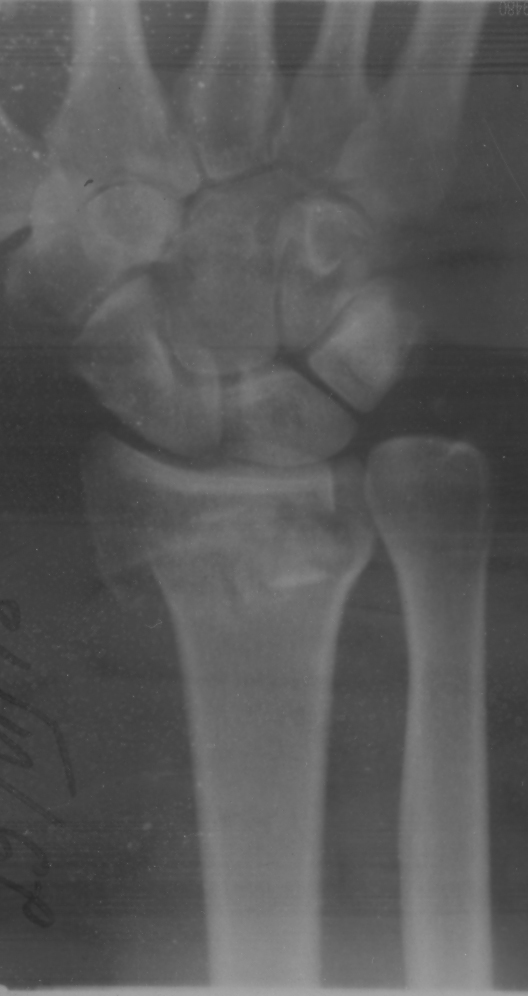
#> input picture image_processing/Laboratory_1/images/test.jpg, 528 x 996 px
$ jupyter execute x_ray_correction.ipynb
#> lines starting #> are read from the running program, lines starting #| are printed output that depends on the picture
[cell 1]
# Импорт всех необходимых инструментов
from PIL import Image, ImageDraw
from matplotlib import pyplot as plt
import numpy as np
import math as m
import cv2
import matplotlib.pylab as pl
from skimage.exposure import histogram

[cell 2]
# Вывод исходного изображения, его гистограммы и информативных показателей
fig = plt.figure()

fig, (ax1, ax2 ) = plt.subplots(
    nrows=1, ncols=2,
    figsize=(24, 8)
)

ax1.set_title('Исходное изображение')
ax2.set_title('Гистограмма')
ax2.set_xlim(0, 256)


image = cv2.imread('./images/test.jpg') #Открываем изображение.
#> image is the input picture: shape (996, 528, 3); min 42, max 168, mean 88.7


ax1.imshow(image)
ax2.hist(image.ravel(),bins = 256, histtype = 'step' )

plt.show()
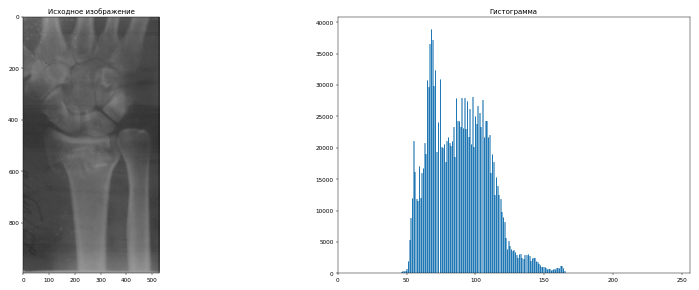
#> figure drawn by matplotlib, 2 panels

print("Максимальное значение светлоты:\t", np.max(image))
#| Максимальное значение светлоты:	 168
print("Минимальное значение светлоты:\t", np.min(image))
#| Минимальное значение светлоты:	 42
print("Контрастность:\t", np.max(image) - np.min(image))
#| Контрастность:	 126

[cell 3]
#логарифмическое преобразовние
fig = plt.figure()

fig, [ax1, ax2 ] = plt.subplots(
    nrows=1, ncols=2,
    figsize=(24, 8)
)

ax1.set_title('Логарифмическое преобразование')
ax2.set_title('Гистограмма')
ax2.set_xlim(0, 256)
def log_p(img):
    c=int(255/(np.log1p(1+np.max(img))))
#> c = 49
    for i in range(img.shape[0]):
        for j in range(img.shape[1]):
            for p in range(len(img[i][j])):
                img[i][j][p] = c * np.log1p(1+img[i][j][p])
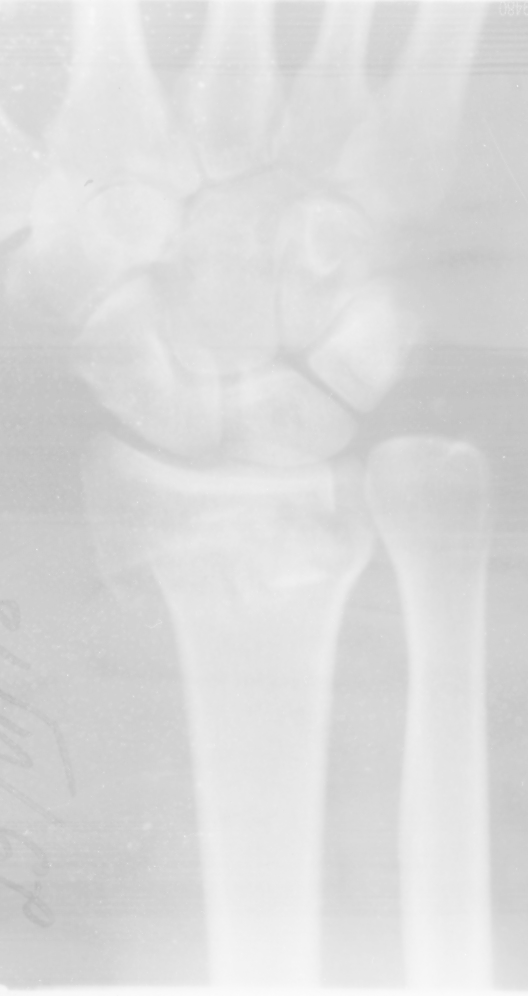
#> img: shape (996, 528, 3); min 185, max 251, mean 219

image_log = cv2.imread('./images/test.jpg') #Открываем изображение.

log_p(image_log)
ax1.imshow(image_log)
ax2.hist(image_log.ravel(),bins = 256, histtype = 'step' )
plt.show()
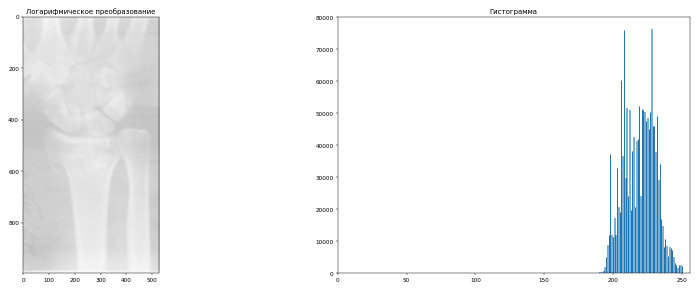
#> figure drawn by matplotlib, 2 panels
print("Максимальное значение светлоты:\t", np.max(image_log))
#| Максимальное значение светлоты:	 251
print("Минимальное значение светлоты:\t", np.min(image_log))
#| Минимальное значение светлоты:	 185
print("Контрастность:\t", np.max(image_log) - np.min(image_log))
#| Контрастность:	 66

[cell 4]
#степенное
fig = plt.figure()

fig, [ax1, ax2 ] = plt.subplots(
    nrows=1, ncols=2,
    figsize=(24, 8)
)

ax1.set_title('Степенное преобразование')
ax2.set_title('Гистограмма')
ax2.set_xlim(0, 256)
def deg(img, pow, c = 1):
#> called with pow = 1.2, c = 1
    for i in range(img.shape[0]):
        for j in range(img.shape[1]):
            for p in range(len(img[i][j])):
                img[i][j][p] = 255 * (img[i][j][p]/255) **pow

image_deg = cv2.imread('./images/test.jpg') #Открываем изображение.

deg(image_deg, 1.2)
ax1.imshow(image_deg)
ax2.hist(image_deg.ravel(),bins = 256, histtype = 'step' )
plt.show()
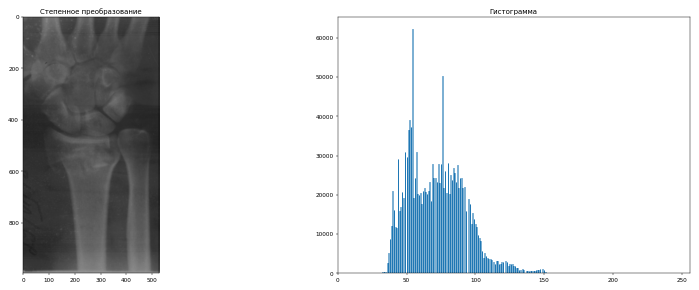
#> figure drawn by matplotlib, 2 panels
print("Максимальное значение светлоты:\t", np.max(image_deg))
#| Максимальное значение светлоты:	 154
print("Минимальное значение светлоты:\t", np.min(image_deg))
#| Минимальное значение светлоты:	 29
print("Контрастность:\t", np.max(image_deg) - np.min(image_deg))
#| Контрастность:	 125

[cell 5]
#нормализация
fig = plt.figure()

fig, (ax1, ax2 ) = plt.subplots(
    nrows=1, ncols=2,
    figsize=(24, 8)
)

ax1.set_title('Нормализация')
ax2.set_title('Гистограмма')
ax2.set_xlim(0, 256)

image_norm = cv2.imread('./images/test.jpg') #Открываем изображение.


image_norm = cv2.normalize(image_norm, None, -50, 400, norm_type=cv2.NORM_MINMAX)
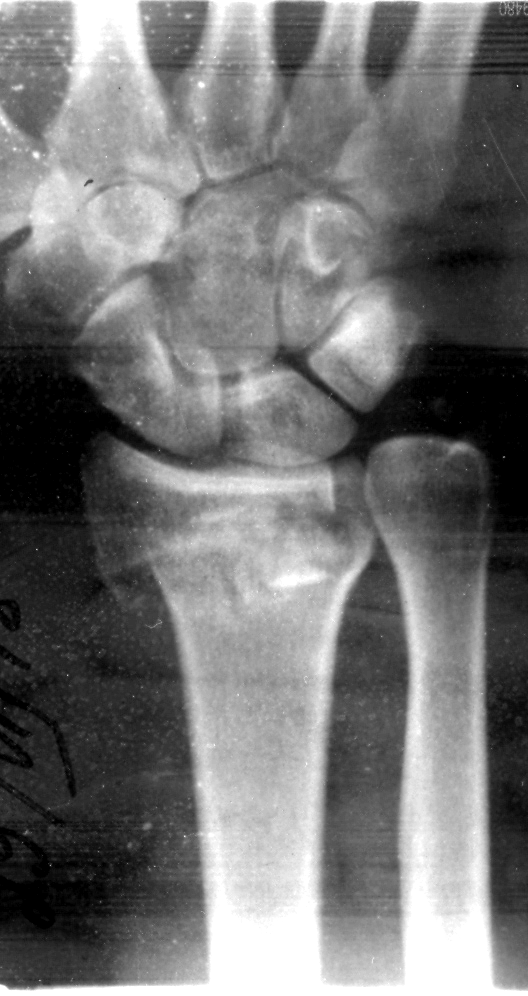
#> image_norm: shape (996, 528, 3); min 0, max 255, mean 115.1

ax1.imshow(image_norm)
ax2.hist(image_norm.ravel(), bins = 256, histtype = 'step')

plt.show()
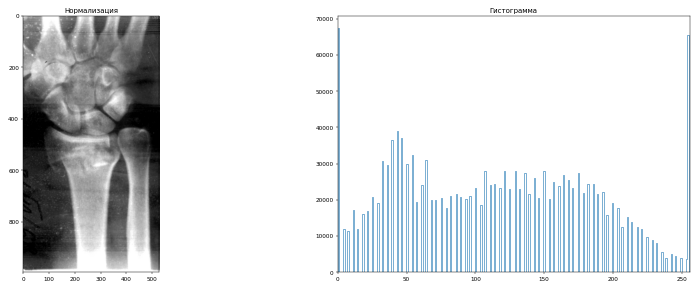
#> figure drawn by matplotlib, 2 panels

print("Максимальное значение светлоты:\t", np.max(image_norm))
#| Максимальное значение светлоты:	 255
print("Минимальное значение светлоты:\t", np.min(image_norm))
#| Минимальное значение светлоты:	 0
print("Контрастность:\t", np.max(image_norm) - np.min(image_norm))
#| Контрастность:	 255

[cell 6]
#эквализация
fig = plt.figure()

fig, (ax1, ax2 ) = plt.subplots(
    nrows=1, ncols=2,
    figsize=(24, 8)
)

ax1.set_title('Эквализация')
ax2.set_title('Эквализация')
ax2.set_xlim(0, 256)

image_eqal = cv2.imread('./images/test.jpg') #Открываем изображение.

imageQ = cv2.cvtColor(image_eqal, cv2.COLOR_BGR2GRAY)

imageQ = cv2.equalizeHist(imageQ)
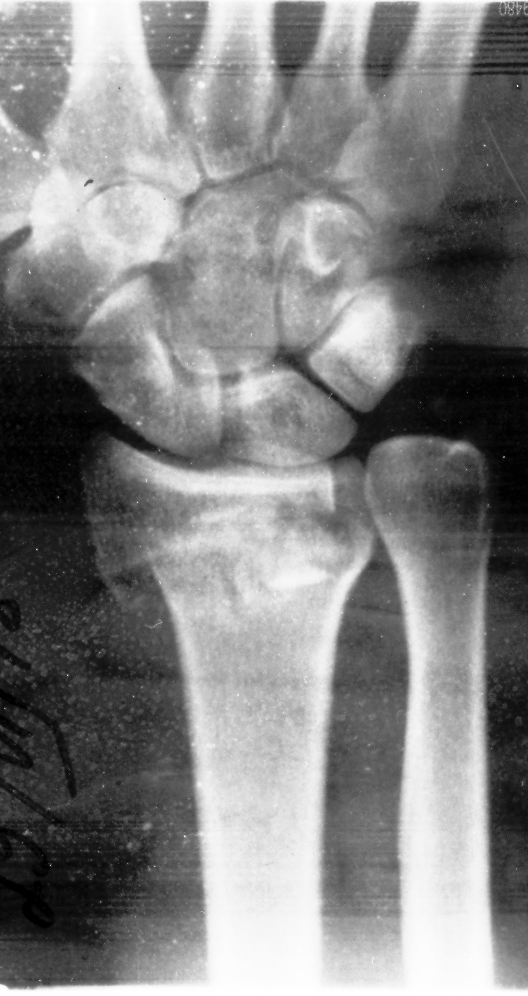
#> imageQ: shape (996, 528); min 0, max 255, mean 129.3

ax1.imshow(imageQ, cmap='gray')
ax2.hist(imageQ.ravel(), bins = 256, histtype = 'step')

plt.show()
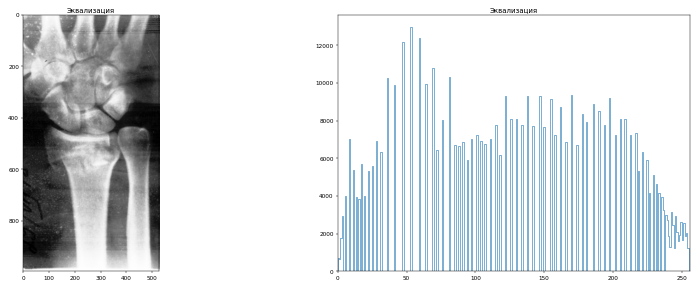
#> figure drawn by matplotlib, 2 panels

print("Максимальное значение светлоты:\t", np.max(imageQ))
#| Максимальное значение светлоты:	 255
print("Минимальное значение светлоты:\t", np.min(imageQ))
#| Минимальное значение светлоты:	 0
print("Контрастность:\t", np.max(imageQ) - np.min(imageQ))
#| Контрастность:	 255
